Frame 1 (no input): blank canvas, image omitted
Frame 60 (no input): blank canvas, image omitted
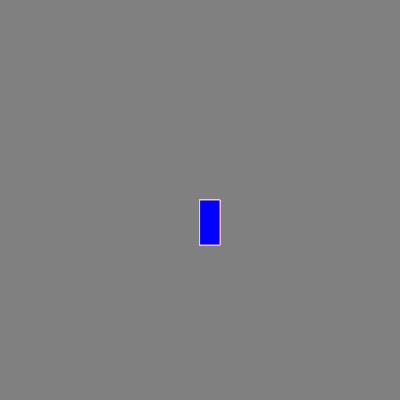
Frame 120 (the mouse pressed at the canvas centre since frame 60)

The p5.js sketch whose frames 1 and 60 were blank and that drew this single picture after the mouse press (run headless with seeded random() and noise() and a simulated clock; from frame 60 on, the mouse is pressed at the canvas centre):

// p5.js sketch
// ── sketch.js
function setup() {
    createCanvas(400, 400);
    background("gray");
    
  }
  
  function draw() {
    stroke("pink");
    fill("blue");
    
    if (mouseIsPressed) {
      rect(mouseX, mouseY, 20, 45);  
  }
  }
